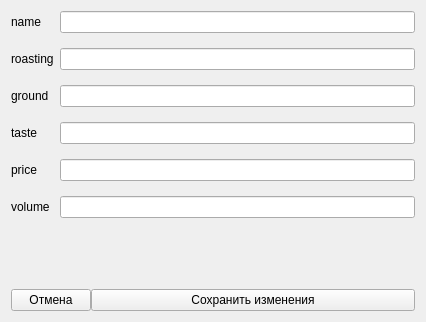
<?xml version="1.0" encoding="UTF-8"?>
<ui version="4.0">
 <class>Form</class>
 <widget class="QWidget" name="Form">
  <property name="geometry">
   <rect>
    <x>0</x>
    <y>0</y>
    <width>426</width>
    <height>322</height>
   </rect>
  </property>
  <property name="windowTitle">
   <string>Редактирование</string>
  </property>
  <layout class="QVBoxLayout" name="verticalLayout_2">
   <item>
    <layout class="QVBoxLayout" name="verticalLayout" stretch="1,0">
     <item>
      <layout class="QFormLayout" name="formLayout">
       <property name="verticalSpacing">
        <number>15</number>
       </property>
       <item row="0" column="0">
        <widget class="QLabel" name="label_2">
         <property name="text">
          <string>name</string>
         </property>
        </widget>
       </item>
       <item row="0" column="1">
        <widget class="QLineEdit" name="lineEdit_2"/>
       </item>
       <item row="1" column="0">
        <widget class="QLabel" name="label_3">
         <property name="text">
          <string>roasting</string>
         </property>
        </widget>
       </item>
       <item row="1" column="1">
        <widget class="QLineEdit" name="lineEdit_3"/>
       </item>
       <item row="2" column="0">
        <widget class="QLabel" name="label_4">
         <property name="text">
          <string>ground</string>
         </property>
        </widget>
       </item>
       <item row="2" column="1">
        <widget class="QLineEdit" name="lineEdit_4"/>
       </item>
       <item row="3" column="0">
        <widget class="QLabel" name="label_5">
         <property name="text">
          <string>taste</string>
         </property>
        </widget>
       </item>
       <item row="3" column="1">
        <widget class="QLineEdit" name="lineEdit_5"/>
       </item>
       <item row="4" column="0">
        <widget class="QLabel" name="label_6">
         <property name="text">
          <string>price</string>
         </property>
        </widget>
       </item>
       <item row="4" column="1">
        <widget class="QLineEdit" name="lineEdit_6"/>
       </item>
       <item row="5" column="0">
        <widget class="QLabel" name="label_7">
         <property name="text">
          <string>volume</string>
         </property>
        </widget>
       </item>
       <item row="5" column="1">
        <widget class="QLineEdit" name="lineEdit_7"/>
       </item>
      </layout>
     </item>
     <item>
      <layout class="QHBoxLayout" name="horizontalLayout" stretch="0,1">
       <property name="spacing">
        <number>0</number>
       </property>
       <item>
        <widget class="QPushButton" name="pushButton_2">
         <property name="text">
          <string>Отмена</string>
         </property>
        </widget>
       </item>
       <item>
        <widget class="QPushButton" name="pushButton">
         <property name="text">
          <string>Сохранить изменения</string>
         </property>
        </widget>
       </item>
      </layout>
     </item>
    </layout>
   </item>
  </layout>
 </widget>
 <resources/>
 <connections/>
</ui>
